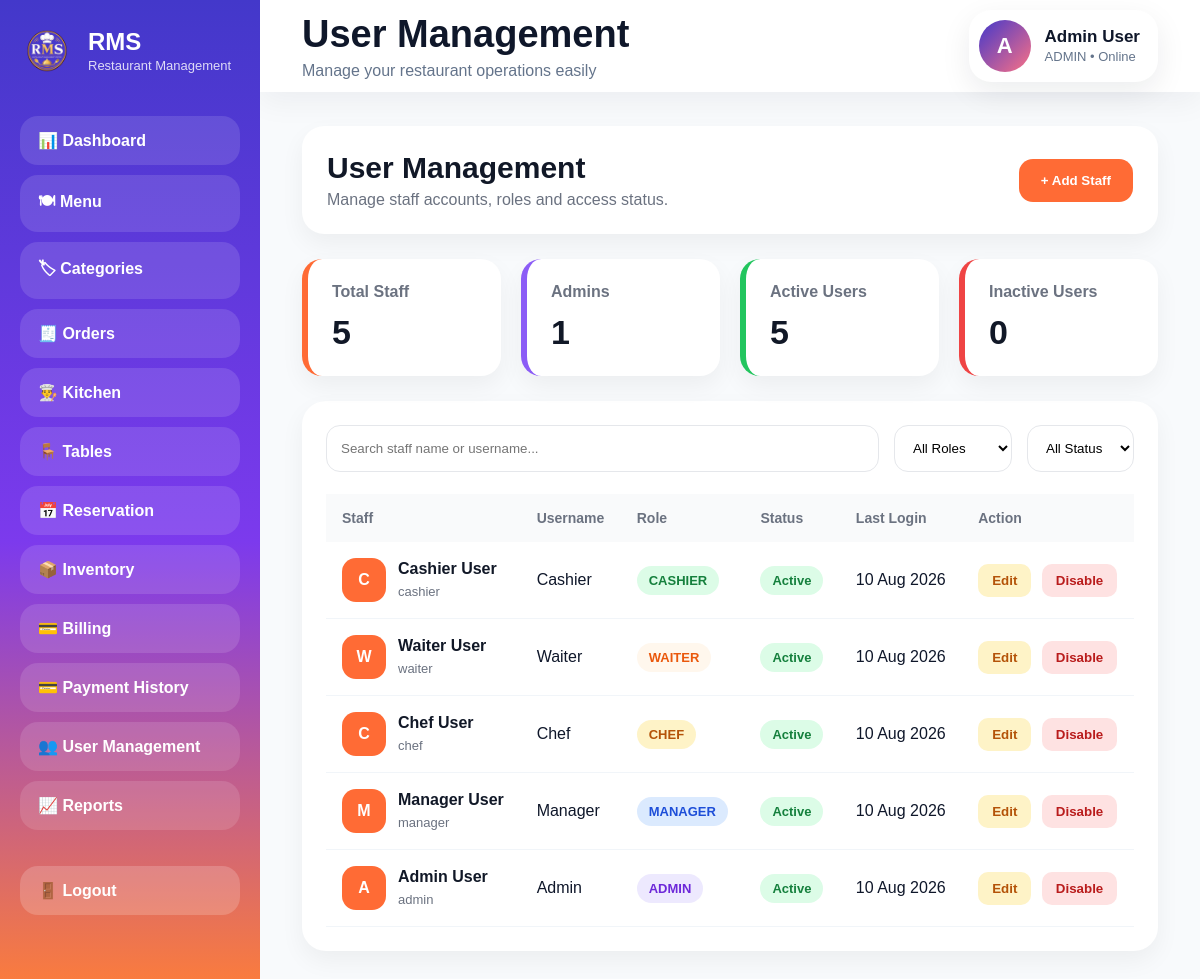
Page /src/front-end/admin/users.php (signed in) on the committed database.
### tables this page shows
CREATE TABLE staff (
    staff_id INT AUTO_INCREMENT PRIMARY KEY,
    name VARCHAR(100) NOT NULL,
    username VARCHAR(50) UNIQUE NOT NULL,
    password VARCHAR(255) NOT NULL,
    role ENUM('ADMIN','MANAGER','CHEF','WAITER','CASHIER') NOT NULL,
    is_active BOOLEAN DEFAULT TRUE,
    created_at TIMESTAMP DEFAULT CURRENT_TIMESTAMP
);

### src/front-end/admin/users.php (the view, shortened to what this page needs)
<?php
require_once "../../../config/database.php";
$pageTitle = "User Management";
$roleName = "Admin";
$totalStaff = $pdo->query("SELECT COUNT(*) FROM staff")->fetchColumn();
$totalAdmins = $pdo->query("
SELECT COUNT(*)
FROM staff
WHERE role='ADMIN'
")->fetchColumn();
$totalActive = $pdo->query("
SELECT COUNT(*)
FROM staff
WHERE is_active=1
")->fetchColumn();
$totalInactive = $pdo->query("
SELECT COUNT(*)
FROM staff
WHERE is_active=0
")->fetchColumn();
$stmt = $pdo->query("
SELECT *
FROM staff
ORDER BY staff_id DESC
");
$staffs = $stmt->fetchAll(PDO::FETCH_ASSOC);
?>
<!DOCTYPE html>
<html lang="en">
<head>
    <link rel="stylesheet" href="../assets/css/dashboard.css">
    <link rel="stylesheet" href="../assets/css/users.css">
</head>
<body>
    <div class="wrapper">
        <?php include("../components/sidebar.php"); ?>
        <main class="main">
            <?php include("../components/topbar.php"); ?>
            <section class="content">
                <div class="users-header">
                    <div>
                        <h2>User Management</h2>
                        <p>Manage staff accounts, roles and access status.</p>
                    </div>
                    <button class="add-user-btn" onclick="openUserModal()">
                        + Add Staff
                    </button>
                </div>
                <div class="users-stats">
                    <div class="user-stat">
                        <h4>Total Staff</h4>
                        <h2><?= $totalStaff ?></h2>
                    </div>
                    <div class="user-stat admin">
                        <h4>Admins</h4>
                        <h2><?= $totalAdmins ?></h2>
                    </div>
                    <div class="user-stat active">
                        <h4>Active Users</h4>
                        <h2><?= $totalActive ?></h2>
                    </div>
                    <div class="user-stat inactive">
                        <h4>Inactive Users</h4>
                        <h2><?= $totalInactive ?></h2>
                    </div>
                </div>
                <div class="users-panel">
                    <div class="users-toolbar">
                        <input type="text" id="searchUser" placeholder="Search staff name or username...">
                        <select id="roleFilter">
                            <option>All Roles</option>
                        </select>
                        <select id="statusFilter">
                            <option>All Status</option>
                        </select>
                    </div>
                    <div class="users-table">
                        <table>
                            <thead>
                                <tr>
                                    <th>Staff</th>
                                    <th>Username</th>
                                    <th>Role</th>
                                    <th>Status</th>
                                    <th>Last Login</th>
                                    <th>Action</th>
                                </tr>
                            </thead>
                            <tbody>
                                <?php foreach ($staffs as $staff): ?>
                                    <tr data-id="<?= (int) $staff["staff_id"] ?>">
                                        <td>
                                            <div class="staff-info">
                                                <div class="staff-avatar">
                                                    <?= strtoupper(substr($staff['name'], 0, 1)); ?>
                                                </div>
                                                <div>
                                                    <strong><?= htmlspecialchars($staff['name']) ?></strong>
                                                    <span><?= strtolower($staff['role']) ?></span>
                                                </div>
                                            </div>
                                        </td>
                                        <td>
                                            <?= htmlspecialchars($staff['username']) ?>
                                        </td>
                                        <td>
                                            <span class="role-badge <?= strtolower($staff['role']) ?>">
                                                <?= $staff['role'] ?>
                                            </span>
                                        </td>
                                        <td>
                                            <?php if ($staff['is_active']) { ?>
                                                <span class="status-badge active">
                                                    Active
                                                </span>
                                            <?php } else { ?>
                                                <span class="status-badge inactive">
                                                    Pending / Inactive
                                                </span>
                                            <?php } ?>
                                        </td>
                                        <td>
                                            <?= date("d M Y", strtotime($staff['created_at'])) ?>
                                        </td>
                                        <td>
                                            <button
                                                type="button"
                                                class="edit-btn"
                                                data-id="<?= (int) $staff['staff_id'] ?>"
                                                data-name="<?= htmlspecialchars(
                                                                $staff['name'],
                                                                ENT_QUOTES,
                                                                'UTF-8'
                                                            ) ?>"
                                                data-username="<?= htmlspecialchars(
                                                                    $staff['username'],
                                                                    ENT_QUOTES,
                                                                    'UTF-8'
                                                                ) ?>"
                                                data-role="<?= htmlspecialchars(
                                                                $staff['role'],
                                                                ENT_QUOTES,
                                                                'UTF-8'
                                                            ) ?>"
                                                data-status="<?= (int) $staff['is_active'] ?>">
                                                Edit
                                            </button>
                                            <?php if ($staff['is_active']) { ?>
                                                <button class="disable-btn">
                                                    Disable
                                                </button>
                                            <?php } else { ?>
                                                <button class="enable-btn">
                                                    Approve
                                                </button>
                                            <?php } ?>
                                        </td>
                                    </tr>
                                <?php endforeach; ?>
                            </tbody>
                        </table>
                    </div>
                </div>
            </section>
        </main>
    </div>
</body>
</html>

### src/front-end/components/sidebar.php (shortened to what this page needs)
<?php
$role = $_SESSION["role"] ?? "";
$dashboardLinks = [
    "ADMIN" => "../admin/dashboard.php",
    "MANAGER" => "../manager/dashboard.php",
    "WAITER" => "../waiter/dashboard.php",
    "CHEF" => "../chef/dashboard.php",
    "CASHIER" => "../cashier/dashboard.php"
];
$dashboardLink = $dashboardLinks[$role] ?? "../index.php";
?>
<div class="sidebar">
    <div class="brand">
        <img src="../assets/images/logo.png" alt="RMS Logo" class="logo">
        <div class="brand-text">
            <h2>RMS</h2>
            <span>Restaurant Management</span>
        </div>
    </div>
    <nav>
        <a href="<?= $dashboardLink ?>">📊 Dashboard</a>
        <?php if (in_array($role, ["ADMIN", "MANAGER"])): ?>
            <a href="../admin/menu.php">🍽 Menu</a>
        <?php endif; ?>
        <?php if (in_array($role, ["ADMIN", "MANAGER"])): ?>
            <a href="../admin/categories.php">🏷 Categories</a>
        <?php endif; ?>
        <?php if (in_array($role, ["ADMIN", "MANAGER", "WAITER"])): ?>
            <a href="../waiter/orders.php">🧾 Orders</a>
        <?php endif; ?>
        <?php if (in_array($role, ["ADMIN", "MANAGER", "CHEF"])): ?>
            <a href="../chef/kitchen.php">👨‍🍳 Kitchen</a>
        <?php endif; ?>
        <?php if (in_array($role, ["ADMIN", "MANAGER", "WAITER"])): ?>
            <a href="../admin/tables.php">🪑 Tables</a>
        <?php endif; ?>
        <?php if (in_array($role, ["ADMIN", "MANAGER", "WAITER"])): ?>
            <a href="../admin/reservation.php">📅 Reservation</a>
        <?php endif; ?>
        <?php if (in_array($role, ["ADMIN", "MANAGER"])): ?>
            <a href="../admin/inventory.php">📦 Inventory</a>
        <?php endif; ?>
        <?php if (in_array($role, ["ADMIN", "MANAGER", "CASHIER"])): ?>
            <a href="../cashier/billing.php">💳 Billing</a>
        <?php endif; ?>
        <?php if (in_array($role, ['CASHIER', 'ADMIN', 'MANAGER'])): ?>
            <a href="../cashier/payments.php" class="sidebar-link">💳 Payment History</a>
        <?php endif; ?>
        <?php if ($role === "ADMIN"): ?>
            <a href="../admin/users.php">👥 User Management</a>
        <?php endif; ?>
        <?php if (in_array($role, ["ADMIN", "MANAGER"])): ?>
            <a href="../admin/reports.php">📈 Reports</a>
        <?php endif; ?>
        <a class="logout" href="../../back-end/api/auth/logout.php">🚪 Logout</a>
    </nav>
</div>

### src/front-end/components/topbar.php (shortened to what this page needs)
<?php
$currentRole = $_SESSION["role"] ?? ($roleName ?? "USER");
$currentName = $_SESSION["name"] ?? "User";
$firstLetter = strtoupper(substr($currentName, 0, 1));
?>
<header class="topbar">
    <div class="topbar-left">
        <h1><?= htmlspecialchars($pageTitle ?? "Dashboard") ?></h1>
        <p>Manage your restaurant operations easily</p>
    </div>
    <div class="profile-box">
        <div class="profile-avatar">
            <?= $firstLetter ?>
        </div>
        <div class="profile-info">
            <h4><?= htmlspecialchars($currentName) ?></h4>
            <span><?= htmlspecialchars($currentRole) ?> • Online</span>
        </div>
    </div>
</header>

### src/front-end/assets/css/dashboard.css (style rules this page uses)
* { margin:0; padding:0; box-sizing:border-box; font-family:Arial,sans-serif; }
body { background:#f8fafc; color:#0f172a; }
.wrapper { display:flex; width: 100%; max-width: 100%; min-height: 100vh; overflow-x: hidden; }
.sidebar { width:260px; min-height:100vh; padding:24px 20px; color:#fff; background:linear-gradient(180deg,#4338ca 0%,#7c3aed 55%,#fb7c3c 100%); }
.brand { display:flex; align-items:center; gap:14px; margin-bottom:38px; }
.logo { width:54px !important; height:54px !important; max-width:54px !important; max-height:54px !important; object-fit:contain; }
.brand-text h2 { font-size:24px; font-weight:800; }
.brand-text span { font-size:13px; color:rgba(255,255,255,.82); }
.sidebar nav { display:flex; flex-direction:column; gap:10px; }
.sidebar nav a { display:flex; align-items:center; gap:12px; text-decoration:none !important; color:#fff !important; padding:15px 18px; border-radius:18px; font-size:16px; font-weight:700; background:rgba(255,255,255,.12); transition:.25s ease; }
.sidebar .logout { margin-top:26px; background:rgba(255,255,255,.18); }
.main { flex:1; width: auto; min-width: 0; max-width: 100%; overflow-x: hidden; background:#f8fafc; }
.topbar { height:92px; background:#fff; padding:0 42px; display:flex; align-items:center; justify-content:space-between; box-shadow:0 10px 30px rgba(15,23,42,.05); }
.topbar-left h1 { font-size:38px; font-weight:800; color:#0f172a; }
.topbar-left p { margin-top:6px; color:#64748b; font-size:16px; }
.profile-box { display:flex; align-items:center; gap:14px; background:#fff; padding:10px 18px 10px 10px; border-radius:22px; box-shadow:0 10px 30px rgba(15,23,42,.08); }
.profile-avatar { width:52px; height:52px; border-radius:50%; background:linear-gradient(135deg,#4338ca,#fb7185); color:#fff; display:flex; align-items:center; justify-content:center; font-size:22px; font-weight:800; }
.profile-info h4 { margin:0; font-size:17px; font-weight:800; }
.profile-info span { font-size:13px; color:#64748b; }
.content { padding:34px 42px; }

### rows in the picture
staff: name "C", name "Cashier User", role "cashier", username "Cashier", role "CASHIER", is_active "Active", created_at "10 Aug 2026"
staff: name "W", name "Waiter User", role "waiter", username "Waiter", role "WAITER", is_active "Active", created_at "10 Aug 2026"
staff: name "C", name "Chef User", role "chef", username "Chef", role "CHEF", is_active "Active", created_at "10 Aug 2026"
staff: name "M", name "Manager User", role "manager", username "Manager", role "MANAGER", is_active "Active", created_at "10 Aug 2026"
staff: name "A", name "Admin User", role "admin", username "Admin", role "ADMIN", is_active "Active", created_at "10 Aug 2026"

### other values in the picture
$pageTitle "User Management"
$firstLetter "A"
$currentName "Admin User"
$currentRole "ADMIN"
$totalStaff "5"
$totalAdmins "1"
$totalActive "5"
$totalInactive "0"
